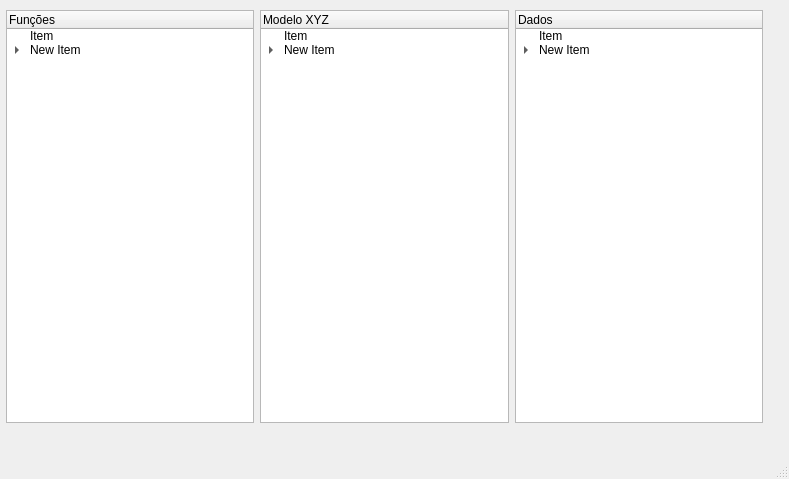
<?xml version="1.0" encoding="UTF-8"?>
<ui version="4.0">
 <class>MainWindow</class>
 <widget class="QMainWindow" name="MainWindow">
  <property name="geometry">
   <rect>
    <x>0</x>
    <y>0</y>
    <width>789</width>
    <height>479</height>
   </rect>
  </property>
  <property name="windowTitle">
   <string>MainWindow</string>
  </property>
  <widget class="QWidget" name="centralwidget">
   <widget class="QTreeWidget" name="treeWidget_3">
    <property name="geometry">
     <rect>
      <x>515</x>
      <y>10</y>
      <width>248</width>
      <height>413</height>
     </rect>
    </property>
    <property name="acceptDrops">
     <bool>true</bool>
    </property>
    <column>
     <property name="text">
      <string>Dados</string>
     </property>
    </column>
    <item>
     <property name="text">
      <string>Item</string>
     </property>
     <property name="flags">
      <set>ItemIsSelectable|ItemIsEditable|ItemIsDragEnabled|ItemIsUserCheckable|ItemIsEnabled|ItemIsTristate</set>
     </property>
    </item>
    <item>
     <property name="text">
      <string>New Item</string>
     </property>
     <item>
      <property name="text">
       <string>New Subitem</string>
      </property>
     </item>
    </item>
   </widget>
   <widget class="QTreeWidget" name="treeWidget_2">
    <property name="geometry">
     <rect>
      <x>6</x>
      <y>10</y>
      <width>248</width>
      <height>413</height>
     </rect>
    </property>
    <property name="acceptDrops">
     <bool>true</bool>
    </property>
    <column>
     <property name="text">
      <string>Funções</string>
     </property>
    </column>
    <item>
     <property name="text">
      <string>Item</string>
     </property>
     <property name="flags">
      <set>ItemIsSelectable|ItemIsEditable|ItemIsDragEnabled|ItemIsUserCheckable|ItemIsEnabled|ItemIsTristate</set>
     </property>
    </item>
    <item>
     <property name="text">
      <string>New Item</string>
     </property>
     <item>
      <property name="text">
       <string>New Subitem</string>
      </property>
     </item>
    </item>
   </widget>
   <widget class="QTreeWidget" name="treeWidget">
    <property name="geometry">
     <rect>
      <x>260</x>
      <y>10</y>
      <width>249</width>
      <height>413</height>
     </rect>
    </property>
    <property name="acceptDrops">
     <bool>true</bool>
    </property>
    <column>
     <property name="text">
      <string>Modelo XYZ</string>
     </property>
    </column>
    <item>
     <property name="text">
      <string>Item</string>
     </property>
     <property name="flags">
      <set>ItemIsSelectable|ItemIsEditable|ItemIsDragEnabled|ItemIsUserCheckable|ItemIsEnabled|ItemIsTristate</set>
     </property>
    </item>
    <item>
     <property name="text">
      <string>New Item</string>
     </property>
     <item>
      <property name="text">
       <string>New Subitem</string>
      </property>
     </item>
    </item>
   </widget>
  </widget>
  <widget class="QMenuBar" name="menubar">
   <property name="geometry">
    <rect>
     <x>0</x>
     <y>0</y>
     <width>789</width>
     <height>21</height>
    </rect>
   </property>
  </widget>
  <widget class="QStatusBar" name="statusbar"/>
 </widget>
 <resources/>
 <connections/>
</ui>
